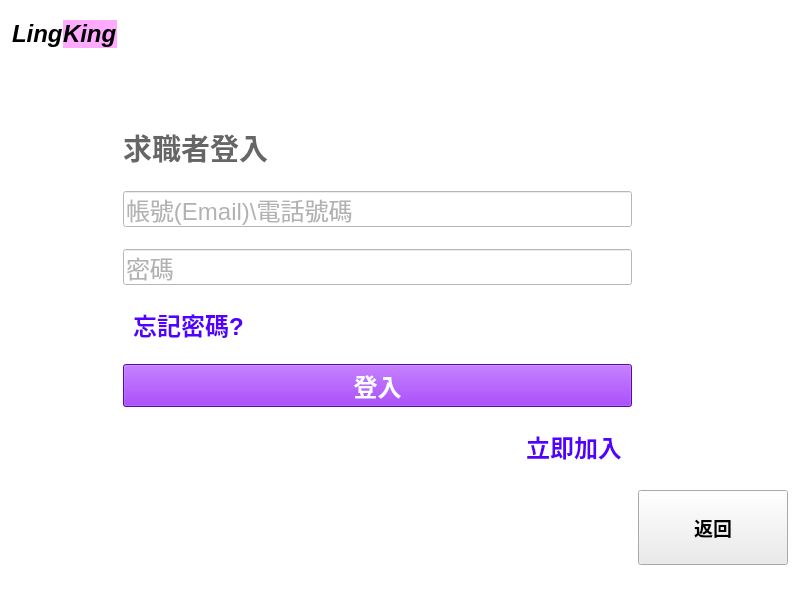
<?xml version="1.0" encoding="UTF-8"?>
<ui version="4.0">
 <class>userLoginWindow</class>
 <widget class="QMainWindow" name="userLoginWindow">
  <property name="geometry">
   <rect>
    <x>0</x>
    <y>0</y>
    <width>800</width>
    <height>600</height>
   </rect>
  </property>
  <property name="windowTitle">
   <string>LingKing</string>
  </property>
  <property name="autoFillBackground">
   <bool>false</bool>
  </property>
  <property name="styleSheet">
   <string notr="true">background-color: rgb(255, 255, 255);</string>
  </property>
  <widget class="QWidget" name="centralwidget">
   <layout class="QGridLayout" name="gridLayout">
    <property name="leftMargin">
     <number>12</number>
    </property>
    <property name="topMargin">
     <number>10</number>
    </property>
    <property name="rightMargin">
     <number>12</number>
    </property>
    <property name="bottomMargin">
     <number>10</number>
    </property>
    <item row="2" column="1">
     <layout class="QVBoxLayout" name="verticalLayout">
      <property name="spacing">
       <number>10</number>
      </property>
      <item>
       <widget class="QLabel" name="label_2">
        <property name="sizePolicy">
         <sizepolicy hsizetype="Expanding" vsizetype="Fixed">
          <horstretch>0</horstretch>
          <verstretch>0</verstretch>
         </sizepolicy>
        </property>
        <property name="palette">
         <palette>
          <active>
           <colorrole role="WindowText">
            <brush brushstyle="SolidPattern">
             <color alpha="255">
              <red>102</red>
              <green>102</green>
              <blue>102</blue>
             </color>
            </brush>
           </colorrole>
           <colorrole role="Button">
            <brush brushstyle="SolidPattern">
             <color alpha="255">
              <red>255</red>
              <green>255</green>
              <blue>255</blue>
             </color>
            </brush>
           </colorrole>
           <colorrole role="Text">
            <brush brushstyle="SolidPattern">
             <color alpha="255">
              <red>156</red>
              <green>156</green>
              <blue>156</blue>
             </color>
            </brush>
           </colorrole>
           <colorrole role="Base">
            <brush brushstyle="SolidPattern">
             <color alpha="255">
              <red>255</red>
              <green>255</green>
              <blue>255</blue>
             </color>
            </brush>
           </colorrole>
           <colorrole role="Window">
            <brush brushstyle="SolidPattern">
             <color alpha="255">
              <red>255</red>
              <green>255</green>
              <blue>255</blue>
             </color>
            </brush>
           </colorrole>
          </active>
          <inactive>
           <colorrole role="WindowText">
            <brush brushstyle="SolidPattern">
             <color alpha="255">
              <red>102</red>
              <green>102</green>
              <blue>102</blue>
             </color>
            </brush>
           </colorrole>
           <colorrole role="Button">
            <brush brushstyle="SolidPattern">
             <color alpha="255">
              <red>255</red>
              <green>255</green>
              <blue>255</blue>
             </color>
            </brush>
           </colorrole>
           <colorrole role="Text">
            <brush brushstyle="SolidPattern">
             <color alpha="255">
              <red>156</red>
              <green>156</green>
              <blue>156</blue>
             </color>
            </brush>
           </colorrole>
           <colorrole role="Base">
            <brush brushstyle="SolidPattern">
             <color alpha="255">
              <red>255</red>
              <green>255</green>
              <blue>255</blue>
             </color>
            </brush>
           </colorrole>
           <colorrole role="Window">
            <brush brushstyle="SolidPattern">
             <color alpha="255">
              <red>255</red>
              <green>255</green>
              <blue>255</blue>
             </color>
            </brush>
           </colorrole>
          </inactive>
          <disabled>
           <colorrole role="WindowText">
            <brush brushstyle="SolidPattern">
             <color alpha="255">
              <red>120</red>
              <green>120</green>
              <blue>120</blue>
             </color>
            </brush>
           </colorrole>
           <colorrole role="Button">
            <brush brushstyle="SolidPattern">
             <color alpha="255">
              <red>255</red>
              <green>255</green>
              <blue>255</blue>
             </color>
            </brush>
           </colorrole>
           <colorrole role="Text">
            <brush brushstyle="SolidPattern">
             <color alpha="255">
              <red>120</red>
              <green>120</green>
              <blue>120</blue>
             </color>
            </brush>
           </colorrole>
           <colorrole role="Base">
            <brush brushstyle="SolidPattern">
             <color alpha="255">
              <red>255</red>
              <green>255</green>
              <blue>255</blue>
             </color>
            </brush>
           </colorrole>
           <colorrole role="Window">
            <brush brushstyle="SolidPattern">
             <color alpha="255">
              <red>255</red>
              <green>255</green>
              <blue>255</blue>
             </color>
            </brush>
           </colorrole>
          </disabled>
         </palette>
        </property>
        <property name="font">
         <font>
          <pointsize>22</pointsize>
          <weight>75</weight>
          <bold>true</bold>
         </font>
        </property>
        <property name="focusPolicy">
         <enum>Qt::NoFocus</enum>
        </property>
        <property name="styleSheet">
         <string notr="true"/>
        </property>
        <property name="text">
         <string>求職者登入</string>
        </property>
       </widget>
      </item>
      <item>
       <widget class="QLineEdit" name="email_phone_input">
        <property name="palette">
         <palette>
          <active>
           <colorrole role="Button">
            <brush brushstyle="SolidPattern">
             <color alpha="255">
              <red>255</red>
              <green>255</green>
              <blue>255</blue>
             </color>
            </brush>
           </colorrole>
           <colorrole role="Text">
            <brush brushstyle="SolidPattern">
             <color alpha="255">
              <red>102</red>
              <green>102</green>
              <blue>102</blue>
             </color>
            </brush>
           </colorrole>
           <colorrole role="Base">
            <brush brushstyle="SolidPattern">
             <color alpha="255">
              <red>255</red>
              <green>255</green>
              <blue>255</blue>
             </color>
            </brush>
           </colorrole>
           <colorrole role="Window">
            <brush brushstyle="SolidPattern">
             <color alpha="255">
              <red>255</red>
              <green>255</green>
              <blue>255</blue>
             </color>
            </brush>
           </colorrole>
          </active>
          <inactive>
           <colorrole role="Button">
            <brush brushstyle="SolidPattern">
             <color alpha="255">
              <red>255</red>
              <green>255</green>
              <blue>255</blue>
             </color>
            </brush>
           </colorrole>
           <colorrole role="Text">
            <brush brushstyle="SolidPattern">
             <color alpha="255">
              <red>102</red>
              <green>102</green>
              <blue>102</blue>
             </color>
            </brush>
           </colorrole>
           <colorrole role="Base">
            <brush brushstyle="SolidPattern">
             <color alpha="255">
              <red>255</red>
              <green>255</green>
              <blue>255</blue>
             </color>
            </brush>
           </colorrole>
           <colorrole role="Window">
            <brush brushstyle="SolidPattern">
             <color alpha="255">
              <red>255</red>
              <green>255</green>
              <blue>255</blue>
             </color>
            </brush>
           </colorrole>
          </inactive>
          <disabled>
           <colorrole role="Button">
            <brush brushstyle="SolidPattern">
             <color alpha="255">
              <red>255</red>
              <green>255</green>
              <blue>255</blue>
             </color>
            </brush>
           </colorrole>
           <colorrole role="Text">
            <brush brushstyle="SolidPattern">
             <color alpha="255">
              <red>120</red>
              <green>120</green>
              <blue>120</blue>
             </color>
            </brush>
           </colorrole>
           <colorrole role="Base">
            <brush brushstyle="SolidPattern">
             <color alpha="255">
              <red>255</red>
              <green>255</green>
              <blue>255</blue>
             </color>
            </brush>
           </colorrole>
           <colorrole role="Window">
            <brush brushstyle="SolidPattern">
             <color alpha="255">
              <red>255</red>
              <green>255</green>
              <blue>255</blue>
             </color>
            </brush>
           </colorrole>
          </disabled>
         </palette>
        </property>
        <property name="font">
         <font>
          <pointsize>18</pointsize>
          <strikeout>false</strikeout>
          <kerning>true</kerning>
         </font>
        </property>
        <property name="tabletTracking">
         <bool>true</bool>
        </property>
        <property name="focusPolicy">
         <enum>Qt::ClickFocus</enum>
        </property>
        <property name="styleSheet">
         <string notr="true"/>
        </property>
        <property name="text">
         <string/>
        </property>
        <property name="placeholderText">
         <string>帳號(Email)\電話號碼</string>
        </property>
       </widget>
      </item>
      <item>
       <widget class="QLineEdit" name="password_input">
        <property name="palette">
         <palette>
          <active>
           <colorrole role="Button">
            <brush brushstyle="SolidPattern">
             <color alpha="255">
              <red>255</red>
              <green>255</green>
              <blue>255</blue>
             </color>
            </brush>
           </colorrole>
           <colorrole role="Text">
            <brush brushstyle="SolidPattern">
             <color alpha="255">
              <red>102</red>
              <green>102</green>
              <blue>102</blue>
             </color>
            </brush>
           </colorrole>
           <colorrole role="Base">
            <brush brushstyle="SolidPattern">
             <color alpha="255">
              <red>255</red>
              <green>255</green>
              <blue>255</blue>
             </color>
            </brush>
           </colorrole>
           <colorrole role="Window">
            <brush brushstyle="SolidPattern">
             <color alpha="255">
              <red>255</red>
              <green>255</green>
              <blue>255</blue>
             </color>
            </brush>
           </colorrole>
          </active>
          <inactive>
           <colorrole role="Button">
            <brush brushstyle="SolidPattern">
             <color alpha="255">
              <red>255</red>
              <green>255</green>
              <blue>255</blue>
             </color>
            </brush>
           </colorrole>
           <colorrole role="Text">
            <brush brushstyle="SolidPattern">
             <color alpha="255">
              <red>102</red>
              <green>102</green>
              <blue>102</blue>
             </color>
            </brush>
           </colorrole>
           <colorrole role="Base">
            <brush brushstyle="SolidPattern">
             <color alpha="255">
              <red>255</red>
              <green>255</green>
              <blue>255</blue>
             </color>
            </brush>
           </colorrole>
           <colorrole role="Window">
            <brush brushstyle="SolidPattern">
             <color alpha="255">
              <red>255</red>
              <green>255</green>
              <blue>255</blue>
             </color>
            </brush>
           </colorrole>
          </inactive>
          <disabled>
           <colorrole role="Button">
            <brush brushstyle="SolidPattern">
             <color alpha="255">
              <red>255</red>
              <green>255</green>
              <blue>255</blue>
             </color>
            </brush>
           </colorrole>
           <colorrole role="Text">
            <brush brushstyle="SolidPattern">
             <color alpha="255">
              <red>120</red>
              <green>120</green>
              <blue>120</blue>
             </color>
            </brush>
           </colorrole>
           <colorrole role="Base">
            <brush brushstyle="SolidPattern">
             <color alpha="255">
              <red>255</red>
              <green>255</green>
              <blue>255</blue>
             </color>
            </brush>
           </colorrole>
           <colorrole role="Window">
            <brush brushstyle="SolidPattern">
             <color alpha="255">
              <red>255</red>
              <green>255</green>
              <blue>255</blue>
             </color>
            </brush>
           </colorrole>
          </disabled>
         </palette>
        </property>
        <property name="font">
         <font>
          <pointsize>18</pointsize>
          <strikeout>false</strikeout>
          <kerning>true</kerning>
         </font>
        </property>
        <property name="tabletTracking">
         <bool>true</bool>
        </property>
        <property name="focusPolicy">
         <enum>Qt::ClickFocus</enum>
        </property>
        <property name="styleSheet">
         <string notr="true"/>
        </property>
        <property name="text">
         <string/>
        </property>
        <property name="placeholderText">
         <string>密碼</string>
        </property>
       </widget>
      </item>
      <item>
       <layout class="QHBoxLayout" name="horizontalLayout_3">
        <property name="leftMargin">
         <number>10</number>
        </property>
        <item>
         <widget class="QPushButton" name="go_forget_ps_BTN">
          <property name="palette">
           <palette>
            <active>
             <colorrole role="Button">
              <brush brushstyle="SolidPattern">
               <color alpha="255">
                <red>255</red>
                <green>255</green>
                <blue>255</blue>
               </color>
              </brush>
             </colorrole>
             <colorrole role="ButtonText">
              <brush brushstyle="SolidPattern">
               <color alpha="255">
                <red>85</red>
                <green>0</green>
                <blue>255</blue>
               </color>
              </brush>
             </colorrole>
             <colorrole role="Base">
              <brush brushstyle="SolidPattern">
               <color alpha="255">
                <red>255</red>
                <green>255</green>
                <blue>255</blue>
               </color>
              </brush>
             </colorrole>
             <colorrole role="Window">
              <brush brushstyle="SolidPattern">
               <color alpha="255">
                <red>255</red>
                <green>255</green>
                <blue>255</blue>
               </color>
              </brush>
             </colorrole>
            </active>
            <inactive>
             <colorrole role="Button">
              <brush brushstyle="SolidPattern">
               <color alpha="255">
                <red>255</red>
                <green>255</green>
                <blue>255</blue>
               </color>
              </brush>
             </colorrole>
             <colorrole role="ButtonText">
              <brush brushstyle="SolidPattern">
               <color alpha="255">
                <red>85</red>
                <green>0</green>
                <blue>255</blue>
               </color>
              </brush>
             </colorrole>
             <colorrole role="Base">
              <brush brushstyle="SolidPattern">
               <color alpha="255">
                <red>255</red>
                <green>255</green>
                <blue>255</blue>
               </color>
              </brush>
             </colorrole>
             <colorrole role="Window">
              <brush brushstyle="SolidPattern">
               <color alpha="255">
                <red>255</red>
                <green>255</green>
                <blue>255</blue>
               </color>
              </brush>
             </colorrole>
            </inactive>
            <disabled>
             <colorrole role="Button">
              <brush brushstyle="SolidPattern">
               <color alpha="255">
                <red>255</red>
                <green>255</green>
                <blue>255</blue>
               </color>
              </brush>
             </colorrole>
             <colorrole role="ButtonText">
              <brush brushstyle="SolidPattern">
               <color alpha="255">
                <red>120</red>
                <green>120</green>
                <blue>120</blue>
               </color>
              </brush>
             </colorrole>
             <colorrole role="Base">
              <brush brushstyle="SolidPattern">
               <color alpha="255">
                <red>255</red>
                <green>255</green>
                <blue>255</blue>
               </color>
              </brush>
             </colorrole>
             <colorrole role="Window">
              <brush brushstyle="SolidPattern">
               <color alpha="255">
                <red>255</red>
                <green>255</green>
                <blue>255</blue>
               </color>
              </brush>
             </colorrole>
            </disabled>
           </palette>
          </property>
          <property name="font">
           <font>
            <pointsize>18</pointsize>
            <weight>75</weight>
            <bold>true</bold>
           </font>
          </property>
          <property name="cursor">
           <cursorShape>PointingHandCursor</cursorShape>
          </property>
          <property name="mouseTracking">
           <bool>false</bool>
          </property>
          <property name="styleSheet">
           <string notr="true">border:none</string>
          </property>
          <property name="text">
           <string>忘記密碼?</string>
          </property>
         </widget>
        </item>
        <item>
         <spacer name="horizontalSpacer_2">
          <property name="orientation">
           <enum>Qt::Horizontal</enum>
          </property>
          <property name="sizeType">
           <enum>QSizePolicy::Expanding</enum>
          </property>
          <property name="sizeHint" stdset="0">
           <size>
            <width>40</width>
            <height>20</height>
           </size>
          </property>
         </spacer>
        </item>
       </layout>
      </item>
      <item>
       <widget class="QPushButton" name="login_BTN">
        <property name="palette">
         <palette>
          <active>
           <colorrole role="Button">
            <brush brushstyle="SolidPattern">
             <color alpha="255">
              <red>130</red>
              <green>9</green>
              <blue>235</blue>
             </color>
            </brush>
           </colorrole>
           <colorrole role="ButtonText">
            <brush brushstyle="SolidPattern">
             <color alpha="255">
              <red>255</red>
              <green>255</green>
              <blue>255</blue>
             </color>
            </brush>
           </colorrole>
           <colorrole role="Base">
            <brush brushstyle="SolidPattern">
             <color alpha="255">
              <red>130</red>
              <green>9</green>
              <blue>235</blue>
             </color>
            </brush>
           </colorrole>
           <colorrole role="Window">
            <brush brushstyle="SolidPattern">
             <color alpha="255">
              <red>130</red>
              <green>9</green>
              <blue>235</blue>
             </color>
            </brush>
           </colorrole>
          </active>
          <inactive>
           <colorrole role="Button">
            <brush brushstyle="SolidPattern">
             <color alpha="255">
              <red>130</red>
              <green>9</green>
              <blue>235</blue>
             </color>
            </brush>
           </colorrole>
           <colorrole role="ButtonText">
            <brush brushstyle="SolidPattern">
             <color alpha="255">
              <red>255</red>
              <green>255</green>
              <blue>255</blue>
             </color>
            </brush>
           </colorrole>
           <colorrole role="Base">
            <brush brushstyle="SolidPattern">
             <color alpha="255">
              <red>130</red>
              <green>9</green>
              <blue>235</blue>
             </color>
            </brush>
           </colorrole>
           <colorrole role="Window">
            <brush brushstyle="SolidPattern">
             <color alpha="255">
              <red>130</red>
              <green>9</green>
              <blue>235</blue>
             </color>
            </brush>
           </colorrole>
          </inactive>
          <disabled>
           <colorrole role="Button">
            <brush brushstyle="SolidPattern">
             <color alpha="255">
              <red>130</red>
              <green>9</green>
              <blue>235</blue>
             </color>
            </brush>
           </colorrole>
           <colorrole role="ButtonText">
            <brush brushstyle="SolidPattern">
             <color alpha="255">
              <red>120</red>
              <green>120</green>
              <blue>120</blue>
             </color>
            </brush>
           </colorrole>
           <colorrole role="Base">
            <brush brushstyle="SolidPattern">
             <color alpha="255">
              <red>130</red>
              <green>9</green>
              <blue>235</blue>
             </color>
            </brush>
           </colorrole>
           <colorrole role="Window">
            <brush brushstyle="SolidPattern">
             <color alpha="255">
              <red>130</red>
              <green>9</green>
              <blue>235</blue>
             </color>
            </brush>
           </colorrole>
          </disabled>
         </palette>
        </property>
        <property name="font">
         <font>
          <pointsize>18</pointsize>
          <weight>75</weight>
          <bold>true</bold>
         </font>
        </property>
        <property name="cursor">
         <cursorShape>PointingHandCursor</cursorShape>
        </property>
        <property name="styleSheet">
         <string notr="true">background-color: rgb(130, 9, 235);</string>
        </property>
        <property name="text">
         <string>登入</string>
        </property>
       </widget>
      </item>
      <item>
       <layout class="QHBoxLayout" name="horizontalLayout">
        <property name="rightMargin">
         <number>10</number>
        </property>
        <item>
         <spacer name="horizontalSpacer">
          <property name="orientation">
           <enum>Qt::Horizontal</enum>
          </property>
          <property name="sizeHint" stdset="0">
           <size>
            <width>40</width>
            <height>20</height>
           </size>
          </property>
         </spacer>
        </item>
        <item>
         <widget class="QPushButton" name="go_join_BTN">
          <property name="palette">
           <palette>
            <active>
             <colorrole role="Button">
              <brush brushstyle="SolidPattern">
               <color alpha="255">
                <red>255</red>
                <green>255</green>
                <blue>255</blue>
               </color>
              </brush>
             </colorrole>
             <colorrole role="ButtonText">
              <brush brushstyle="SolidPattern">
               <color alpha="255">
                <red>85</red>
                <green>0</green>
                <blue>255</blue>
               </color>
              </brush>
             </colorrole>
             <colorrole role="Base">
              <brush brushstyle="SolidPattern">
               <color alpha="255">
                <red>255</red>
                <green>255</green>
                <blue>255</blue>
               </color>
              </brush>
             </colorrole>
             <colorrole role="Window">
              <brush brushstyle="SolidPattern">
               <color alpha="255">
                <red>255</red>
                <green>255</green>
                <blue>255</blue>
               </color>
              </brush>
             </colorrole>
            </active>
            <inactive>
             <colorrole role="Button">
              <brush brushstyle="SolidPattern">
               <color alpha="255">
                <red>255</red>
                <green>255</green>
                <blue>255</blue>
               </color>
              </brush>
             </colorrole>
             <colorrole role="ButtonText">
              <brush brushstyle="SolidPattern">
               <color alpha="255">
                <red>85</red>
                <green>0</green>
                <blue>255</blue>
               </color>
              </brush>
             </colorrole>
             <colorrole role="Base">
              <brush brushstyle="SolidPattern">
               <color alpha="255">
                <red>255</red>
                <green>255</green>
                <blue>255</blue>
               </color>
              </brush>
             </colorrole>
             <colorrole role="Window">
              <brush brushstyle="SolidPattern">
               <color alpha="255">
                <red>255</red>
                <green>255</green>
                <blue>255</blue>
               </color>
              </brush>
             </colorrole>
            </inactive>
            <disabled>
             <colorrole role="Button">
              <brush brushstyle="SolidPattern">
               <color alpha="255">
                <red>255</red>
                <green>255</green>
                <blue>255</blue>
               </color>
              </brush>
             </colorrole>
             <colorrole role="ButtonText">
              <brush brushstyle="SolidPattern">
               <color alpha="255">
                <red>120</red>
                <green>120</green>
                <blue>120</blue>
               </color>
              </brush>
             </colorrole>
             <colorrole role="Base">
              <brush brushstyle="SolidPattern">
               <color alpha="255">
                <red>255</red>
                <green>255</green>
                <blue>255</blue>
               </color>
              </brush>
             </colorrole>
             <colorrole role="Window">
              <brush brushstyle="SolidPattern">
               <color alpha="255">
                <red>255</red>
                <green>255</green>
                <blue>255</blue>
               </color>
              </brush>
             </colorrole>
            </disabled>
           </palette>
          </property>
          <property name="font">
           <font>
            <pointsize>18</pointsize>
            <weight>75</weight>
            <bold>true</bold>
           </font>
          </property>
          <property name="cursor">
           <cursorShape>PointingHandCursor</cursorShape>
          </property>
          <property name="mouseTracking">
           <bool>false</bool>
          </property>
          <property name="styleSheet">
           <string notr="true">border:none</string>
          </property>
          <property name="text">
           <string>立即加入</string>
          </property>
         </widget>
        </item>
       </layout>
      </item>
     </layout>
    </item>
    <item row="3" column="1">
     <spacer name="verticalSpacer_3">
      <property name="orientation">
       <enum>Qt::Vertical</enum>
      </property>
      <property name="sizeType">
       <enum>QSizePolicy::Fixed</enum>
      </property>
      <property name="sizeHint" stdset="0">
       <size>
        <width>20</width>
        <height>80</height>
       </size>
      </property>
     </spacer>
    </item>
    <item row="1" column="0">
     <layout class="QVBoxLayout" name="verticalLayout_2">
      <property name="bottomMargin">
       <number>20</number>
      </property>
      <item>
       <layout class="QHBoxLayout" name="horizontalLayout_2">
        <property name="spacing">
         <number>0</number>
        </property>
        <item>
         <widget class="QLabel" name="label">
          <property name="enabled">
           <bool>true</bool>
          </property>
          <property name="sizePolicy">
           <sizepolicy hsizetype="Fixed" vsizetype="Fixed">
            <horstretch>1</horstretch>
            <verstretch>0</verstretch>
           </sizepolicy>
          </property>
          <property name="font">
           <font>
            <pointsize>18</pointsize>
            <weight>75</weight>
            <italic>true</italic>
            <bold>true</bold>
            <strikeout>false</strikeout>
           </font>
          </property>
          <property name="text">
           <string>Ling</string>
          </property>
          <property name="textFormat">
           <enum>Qt::PlainText</enum>
          </property>
          <property name="wordWrap">
           <bool>false</bool>
          </property>
         </widget>
        </item>
        <item>
         <widget class="QLabel" name="label_5">
          <property name="sizePolicy">
           <sizepolicy hsizetype="Fixed" vsizetype="Fixed">
            <horstretch>1</horstretch>
            <verstretch>0</verstretch>
           </sizepolicy>
          </property>
          <property name="font">
           <font>
            <pointsize>18</pointsize>
            <weight>75</weight>
            <italic>true</italic>
            <bold>true</bold>
           </font>
          </property>
          <property name="styleSheet">
           <string notr="true">background-color: rgb(255, 170, 255)</string>
          </property>
          <property name="text">
           <string>King</string>
          </property>
         </widget>
        </item>
       </layout>
      </item>
      <item>
       <spacer name="verticalSpacer">
        <property name="orientation">
         <enum>Qt::Vertical</enum>
        </property>
        <property name="sizeType">
         <enum>QSizePolicy::Fixed</enum>
        </property>
        <property name="sizeHint" stdset="0">
         <size>
          <width>20</width>
          <height>40</height>
         </size>
        </property>
       </spacer>
      </item>
     </layout>
    </item>
    <item row="3" column="2">
     <widget class="QPushButton" name="back_BTN">
      <property name="sizePolicy">
       <sizepolicy hsizetype="Expanding" vsizetype="Expanding">
        <horstretch>0</horstretch>
        <verstretch>0</verstretch>
       </sizepolicy>
      </property>
      <property name="maximumSize">
       <size>
        <width>150</width>
        <height>75</height>
       </size>
      </property>
      <property name="font">
       <font>
        <pointsize>14</pointsize>
        <weight>75</weight>
        <bold>true</bold>
       </font>
      </property>
      <property name="cursor">
       <cursorShape>PointingHandCursor</cursorShape>
      </property>
      <property name="styleSheet">
       <string notr="true">background-color: rgb(235, 235, 235);</string>
      </property>
      <property name="text">
       <string>返回</string>
      </property>
     </widget>
    </item>
    <item row="2" column="0">
     <spacer name="verticalSpacer_2">
      <property name="orientation">
       <enum>Qt::Vertical</enum>
      </property>
      <property name="sizeType">
       <enum>QSizePolicy::Expanding</enum>
      </property>
      <property name="sizeHint" stdset="0">
       <size>
        <width>20</width>
        <height>400</height>
       </size>
      </property>
     </spacer>
    </item>
    <item row="0" column="0">
     <spacer name="verticalSpacer_4">
      <property name="orientation">
       <enum>Qt::Vertical</enum>
      </property>
      <property name="sizeType">
       <enum>QSizePolicy::Fixed</enum>
      </property>
      <property name="sizeHint" stdset="0">
       <size>
        <width>20</width>
        <height>10</height>
       </size>
      </property>
     </spacer>
    </item>
    <item row="1" column="1">
     <spacer name="horizontalSpacer_3">
      <property name="orientation">
       <enum>Qt::Horizontal</enum>
      </property>
      <property name="sizeHint" stdset="0">
       <size>
        <width>40</width>
        <height>20</height>
       </size>
      </property>
     </spacer>
    </item>
   </layout>
  </widget>
  <widget class="QStatusBar" name="statusbar"/>
 </widget>
 <resources/>
 <connections/>
</ui>
